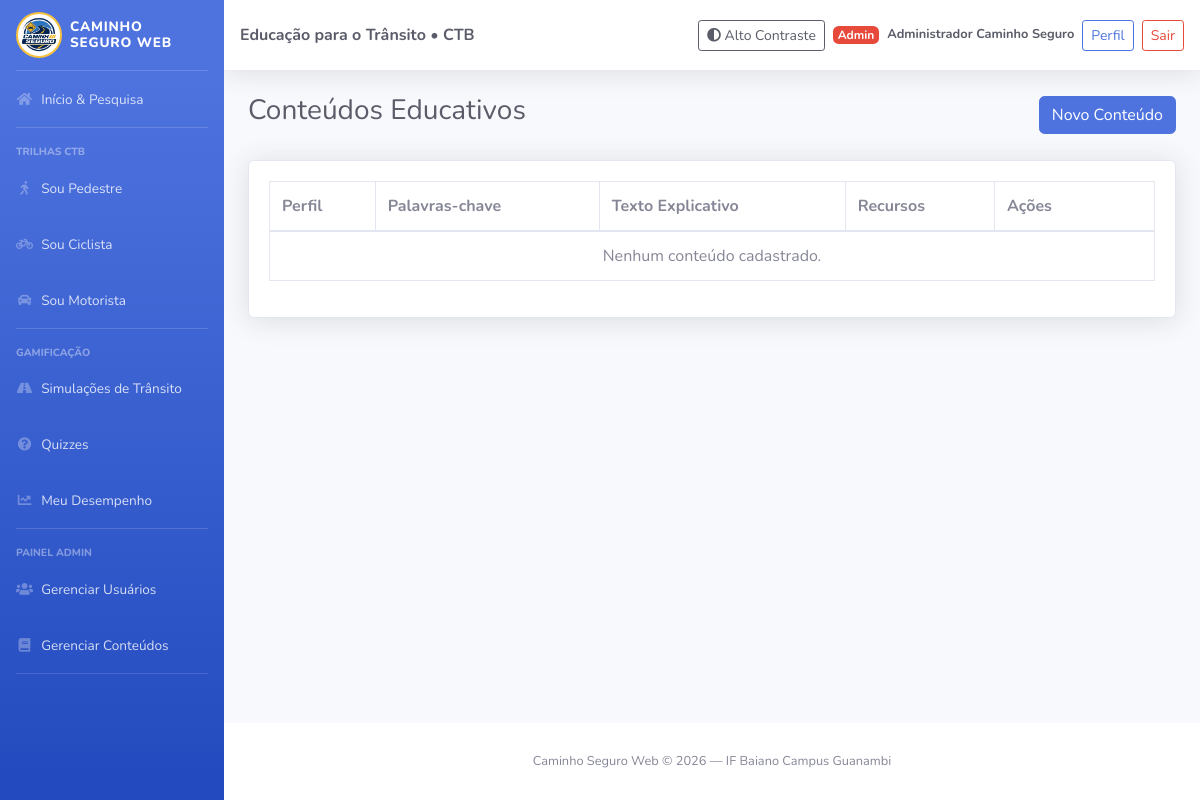
The page /conteudo/index (signed in) on the database as committed earlier.
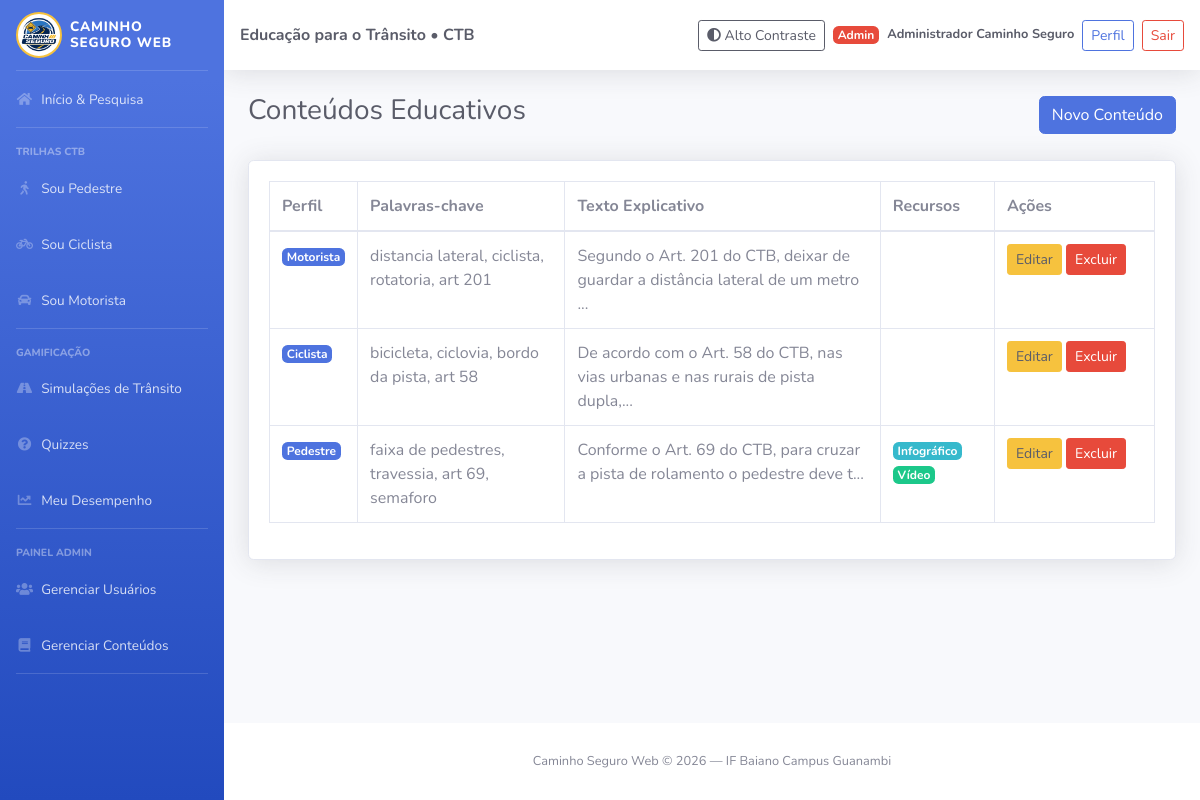
The same page on the database as committed later.
### tables this page shows
CREATE TABLE conteudo (
    id_conteudo INT AUTO_INCREMENT PRIMARY KEY,
    textos TEXT NOT NULL,
    infograficos VARCHAR(255),
    videos VARCHAR(255),
    palavras_chave VARCHAR(150) NOT NULL,
    perfil_associado VARCHAR(30) NOT NULL,
    id_usuario INT NOT NULL,
    CONSTRAINT fk_conteudo_usuario FOREIGN KEY (id_usuario) REFERENCES usuario(id_usuario) ON DELETE CASCADE
);

### app/Controllers/BaseController.php (called while the page is built, shortened)
<?php
class BaseController
{
    public function __construct()
    {
        $this->pdo = Database::connect();
    }
    protected function render($view, $dados = [])
    {
        extract($dados);
        require_once __DIR__ . '/../Views/' . $view . '.php';
    }
}

### app/Controllers/ConteudoController.php (called while the page is built, shortened)
<?php
class ConteudoController extends BaseController
{
    public function index()
    {
        $conteudoModel = new Conteudo();
        $conteudos = $conteudoModel->listarTodos($this->pdo);
        $this->render('conteudos/index', ['conteudos' => $conteudos]);
    }
}

### public/index.php (called while the page is built, shortened)
<?php
require_once __DIR__ . '/../config/Database.php';
spl_autoload_register(function (string $class) {
$file = __DIR__ . '/../app/'
. str_replace(['App\\', '\\'], ['', '/'], $class) . '.php';
});
$url = explode('/', trim($_GET['url'] ?? 'user/index', '/'));
$method = $url[1] ?? 'index';
$params = array_slice($url, 2);
(new $controller())->$method(...$params);

### config/database.php (called while the page is built, shortened)
<?php
class Database
{
    public static function connect()
    {
        $host = 'localhost';
        $db = 'caminho_seguro';
        $user = 'root';
        $pass = '';
        try {
            $pdo = new PDO("mysql:host=$host;dbname=$db;charset=utf8mb4", $user, $pass);
            $pdo->setAttribute(PDO::ATTR_ERRMODE, PDO::ERRMODE_EXCEPTION);
            return $pdo;
        } catch (PDOException $e) {
            die("Falha na conexão com o banco de dados: " . $e->getMessage());
        }
    }
}

### app/Models/Conteudo.php (called while the page is built, shortened)
<?php
class Conteudo
{
    public function listarTodos($pdo)
    {
        $sql = "SELECT c.*, u.nome AS autor
                FROM conteudo c
                INNER JOIN usuario u ON c.id_usuario = u.id_usuario
                ORDER BY c.id_conteudo DESC";
        $stmt = $pdo->query($sql);
        return $stmt->fetchAll(PDO::FETCH_ASSOC);
    }
}

### app/Views/conteudos/index.php (the view)
<?php require_once __DIR__ . '/../layouts/header.php'; ?>
<div class="container-fluid">
    <div class="d-flex justify-content-between align-items-center mb-4">
        <h1 class="h3 text-gray-800">Conteúdos Educativos</h1>
        <a href="/caminhoseguroWeb2/conteudo/create" class="btn btn-primary">Novo Conteúdo</a>
    </div>
    <div class="card shadow mb-4">
        <div class="card-body">
            <div class="table-responsive">
                <table class="table table-bordered table-hover">
                    <thead>
                        <tr>
                            <th>Perfil</th>
                            <th>Palavras-chave</th>
                            <th>Texto Explicativo</th>
                            <th>Recursos</th>
                            <th width="160">Ações</th>
                        </tr>
                    </thead>
                    <tbody>
                        <?php if (!empty($conteudos)): ?>
                            <?php foreach ($conteudos as $c): ?>
                                <tr>
                                    <td><span class="badge badge-primary"><?= htmlspecialchars($c['perfil_associado']) ?></span></td>
                                    <td><?= htmlspecialchars($c['palavras_chave']) ?></td>
                                    <td><?= htmlspecialchars(mb_strimwidth($c['textos'], 0, 80, '...')) ?></td>
                                    <td>
                                        <?php if (!empty($c['infograficos'])): ?><span class="badge badge-info">Infográfico</span><?php endif; ?>
                                        <?php if (!empty($c['videos'])): ?><span class="badge badge-success">Vídeo</span><?php endif; ?>
                                    </td>
                                    <td>
                                        <a href="/caminhoseguroWeb2/conteudo/edit/<?= $c['id_conteudo'] ?>" class="btn btn-sm btn-warning text-dark">Editar</a>
                                        <a href="/caminhoseguroWeb2/conteudo/delete/<?= $c['id_conteudo'] ?>" class="btn btn-sm btn-danger" onclick="return confirm('Excluir este conteúdo?');">Excluir</a>
                                    </td>
                                </tr>
                            <?php endforeach; ?>
                        <?php else: ?>
                            <tr>
                                <td colspan="5" class="text-center">Nenhum conteúdo cadastrado.</td>
                            </tr>
                        <?php endif; ?>
                    </tbody>
                </table>
            </div>
        </div>
    </div>
</div>
<?php require_once __DIR__ . '/../layouts/footer.php'; ?>

Rows that differ between the two databases and show on the page:
now on this page (row edited): conteudo: perfil_associado "Motorista", palavras_chave "distancia lateral, ciclista, rotatoria, art 201", textos "Segundo o Art. 201 do CTB, deixar de guardar a distância lateral de um metro ..."
now on this page (row edited): conteudo: perfil_associado "Ciclista", palavras_chave "bicicleta, ciclovia, bordo da pista, art 58", textos "De acordo com o Art. 58 do CTB, nas vias urbanas e nas rurais de pista dupla,..."
now on this page (row edited): conteudo: perfil_associado "Pedestre", palavras_chave "faixa de pedestres, travessia, art 69, semaforo", textos "Conforme o Art. 69 do CTB, para cruzar a pista de rolamento o pedestre deve t...", shows "Infográfico", shows "Vídeo"
Other text that changed with them:
text no longer shown: "Nenhum conteúdo cadastrado."
